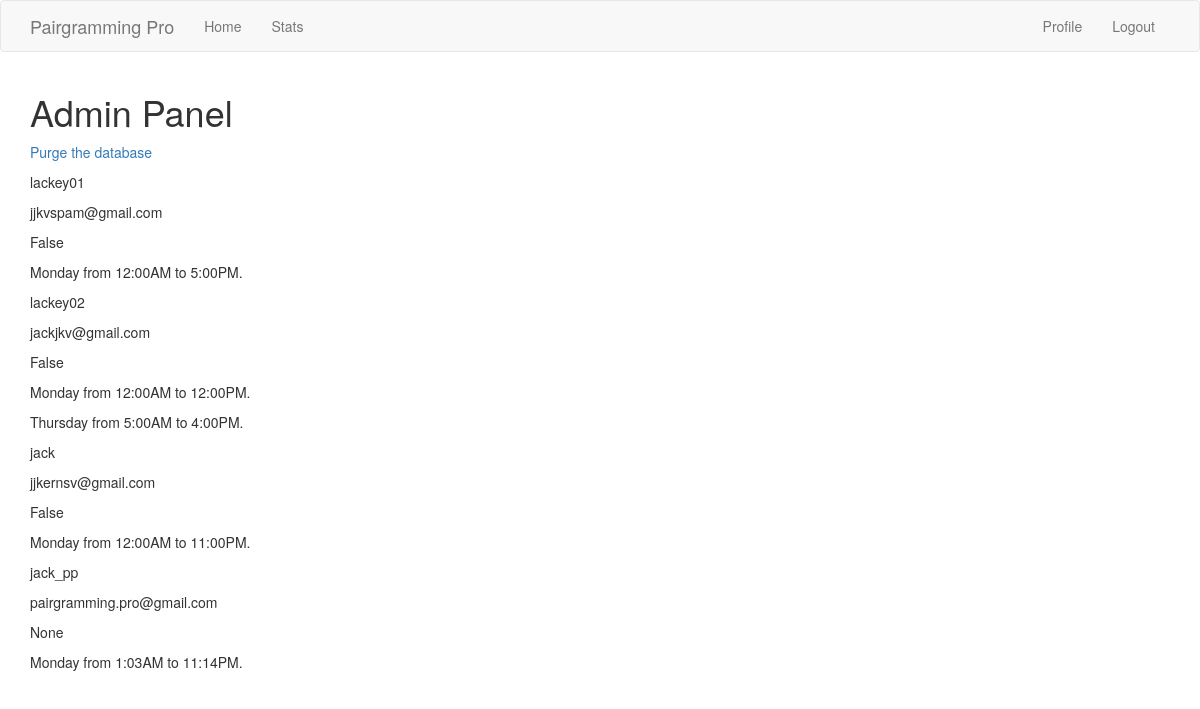
The page /admin (signed in) on the database as committed earlier.
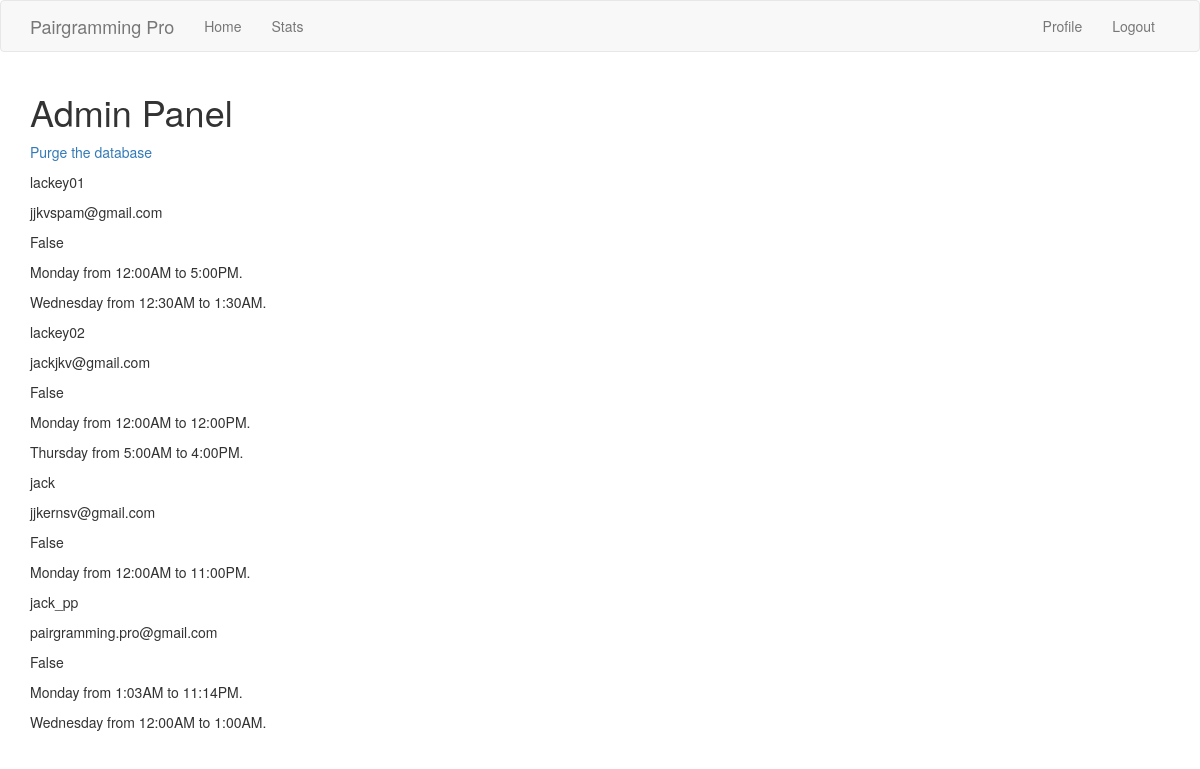
The same page on the database as committed later.
### app/models.py (models this page shows, shortened)
class User(UserMixin, db.Model):
    id = db.Column(db.Integer, primary_key=True)
    username = db.Column(db.String(128), index=True, unique=True)
    email = db.Column(db.String(128), index=True, unique=True)
    s_id = db.Column(db.Integer, db.ForeignKey('school.id'))
    c_id = db.Column(db.Integer, db.ForeignKey('course.id'))
    password_hash = db.Column(db.String(128))
    free_times = db.relationship('FreeInterval', backref='author', lazy='dynamic')
    taken = db.Column(db.Boolean)
    partner = db.Column(db.String(128))
    p_id = db.Column(db.Integer)

class FreeInterval(db.Model):
    id = db.Column(db.Integer, primary_key=True)
    start_day = db.Column(db.String(10))
    start_time = db.Column(db.String(10))
    end_day = db.Column(db.String(10))
    end_time = db.Column(db.String(10))
    user_id = db.Column(db.Integer, db.ForeignKey('user.id'))
    def __repr__(self):
        if self.start_day == self.end_day:
            return '{} from {} to {}.'.format(self.start_day, self.start_time, self.end_time)
        else:
            return '{} at {} to {} at {}.'.format(self.start_day, self.start_time, self.end_day, self.end_time)

### app/routes.py (the view)
@app.route('/admin', methods=['GET', 'POST'])
@login_required
def admin():
    if current_user.username not in DM.ADMINS:
        flash('Access denied!')
        return redirect(url_for('index'))
    users = User.query.all()
    return render_template('admin.html', title='Admin Panel', users=users)

### app/models.py (called while the page is built)
@login.user_loader
def load_user(id):
    return User.query.get(int(id))

### app/templates/admin.html (shortened to what this page needs)
{% extends "base.html" %}
{% block app_content %}
<h1>Admin Panel</h1>
<p><a href="{{ url_for('purge') }}">Purge the database</a></p>
{% for user in users %}
<p>{{user.username}}</p>
<p>{{user.email}}</p>
<p>{{user.taken}}</p>
{% for f in user.free_times %}
<p>{{f}}</p>
{% endfor %}
{% endfor %}
{% endblock %}

Rows that differ between the two databases and show on the page:
added FreeInterval: start_day+end_day+start_time "Wednesday from 12:30AM to 1:30AM.", shown under User "lackey01"
changed User "jack_pp": taken "None" → "False"
added FreeInterval: start_day+end_day+start_time "Wednesday from 12:00AM to 1:00AM.", shown under User "jack_pp"
